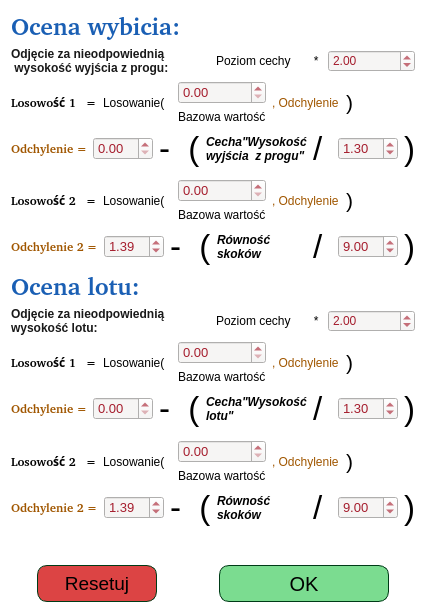
<?xml version="1.0" encoding="UTF-8"?>
<ui version="4.0">
 <class>SimulationSettingsWindow</class>
 <widget class="QDialog" name="SimulationSettingsWindow">
  <property name="geometry">
   <rect>
    <x>0</x>
    <y>0</y>
    <width>416</width>
    <height>613</height>
   </rect>
  </property>
  <property name="windowTitle">
   <string>Ustawienia symulacji</string>
  </property>
  <property name="toolTip">
   <string/>
  </property>
  <property name="styleSheet">
   <string notr="true">background-color: white;</string>
  </property>
  <layout class="QVBoxLayout" name="verticalLayout_4">
   <item>
    <widget class="QLabel" name="label">
     <property name="font">
      <font>
       <family>Quicksand [PfEd]</family>
       <pointsize>18</pointsize>
       <bold>true</bold>
      </font>
     </property>
     <property name="styleSheet">
      <string notr="true">color: rgb(26, 95, 180);</string>
     </property>
     <property name="text">
      <string>Ocena wybicia:</string>
     </property>
    </widget>
   </item>
   <item>
    <layout class="QHBoxLayout" name="horizontalLayout_15">
     <item>
      <widget class="QLabel" name="label_63">
       <property name="font">
        <font>
         <pointsize>9</pointsize>
         <bold>true</bold>
        </font>
       </property>
       <property name="styleSheet">
        <string notr="true">color: rgb(25, 25, 25);</string>
       </property>
       <property name="text">
        <string>Odjęcie za nieodpowiednią
 wysokość wyjścia z progu:</string>
       </property>
       <property name="wordWrap">
        <bool>true</bool>
       </property>
      </widget>
     </item>
     <item>
      <layout class="QHBoxLayout" name="horizontalLayout_14">
       <item>
        <widget class="QLabel" name="label_64">
         <property name="font">
          <font>
           <pointsize>9</pointsize>
          </font>
         </property>
         <property name="styleSheet">
          <string notr="true">color: black;</string>
         </property>
         <property name="text">
          <string>Poziom cechy       * </string>
         </property>
        </widget>
       </item>
       <item>
        <widget class="QDoubleSpinBox" name="doubleSpinBox_tkr_takeoffHeightMultiplier">
         <property name="font">
          <font>
           <pointsize>9</pointsize>
          </font>
         </property>
         <property name="styleSheet">
          <string notr="true">background-color: rgb(246, 245, 244);
color: rgb(165, 29, 45);</string>
         </property>
         <property name="value">
          <double>2.000000000000000</double>
         </property>
        </widget>
       </item>
      </layout>
     </item>
    </layout>
   </item>
   <item>
    <layout class="QHBoxLayout" name="horizontalLayout">
     <item>
      <widget class="QLabel" name="label_2">
       <property name="font">
        <font>
         <family>Quicksand [NONE]</family>
         <pointsize>9</pointsize>
         <bold>true</bold>
        </font>
       </property>
       <property name="styleSheet">
        <string notr="true">color: black;</string>
       </property>
       <property name="text">
        <string>Losowość 1   =</string>
       </property>
      </widget>
     </item>
     <item>
      <widget class="QLabel" name="label_3">
       <property name="font">
        <font>
         <pointsize>9</pointsize>
         <bold>false</bold>
        </font>
       </property>
       <property name="toolTip">
        <string>Rozkład normalny</string>
       </property>
       <property name="statusTip">
        <string/>
       </property>
       <property name="whatsThis">
        <string/>
       </property>
       <property name="styleSheet">
        <string notr="true">color: black;</string>
       </property>
       <property name="text">
        <string>Losowanie(</string>
       </property>
      </widget>
     </item>
     <item>
      <layout class="QVBoxLayout" name="verticalLayout">
       <item>
        <widget class="QDoubleSpinBox" name="doubleSpinBox_tkr_baseRandomBase">
         <property name="sizePolicy">
          <sizepolicy hsizetype="Minimum" vsizetype="Minimum">
           <horstretch>0</horstretch>
           <verstretch>0</verstretch>
          </sizepolicy>
         </property>
         <property name="font">
          <font>
           <pointsize>10</pointsize>
          </font>
         </property>
         <property name="styleSheet">
          <string notr="true">background-color: rgb(246, 245, 244);
color: rgb(165, 29, 45);</string>
         </property>
        </widget>
       </item>
       <item>
        <widget class="QLabel" name="label_4">
         <property name="sizePolicy">
          <sizepolicy hsizetype="Maximum" vsizetype="Maximum">
           <horstretch>0</horstretch>
           <verstretch>0</verstretch>
          </sizepolicy>
         </property>
         <property name="styleSheet">
          <string notr="true">color: black;</string>
         </property>
         <property name="text">
          <string>Bazowa wartość</string>
         </property>
        </widget>
       </item>
      </layout>
     </item>
     <item>
      <widget class="QLabel" name="label_5">
       <property name="font">
        <font>
         <pointsize>9</pointsize>
        </font>
       </property>
       <property name="styleSheet">
        <string notr="true">color: rgb(160, 86, 0);</string>
       </property>
       <property name="text">
        <string>, Odchylenie</string>
       </property>
      </widget>
     </item>
     <item>
      <widget class="QLabel" name="label_6">
       <property name="font">
        <font>
         <pointsize>16</pointsize>
        </font>
       </property>
       <property name="styleSheet">
        <string notr="true">color: black;</string>
       </property>
       <property name="text">
        <string>)</string>
       </property>
      </widget>
     </item>
    </layout>
   </item>
   <item>
    <layout class="QHBoxLayout" name="horizontalLayout_2">
     <item>
      <widget class="QLabel" name="label_7">
       <property name="font">
        <font>
         <family>Quicksand [NONE]</family>
         <pointsize>9</pointsize>
         <bold>true</bold>
        </font>
       </property>
       <property name="styleSheet">
        <string notr="true">color: rgb(160, 86, 0);</string>
       </property>
       <property name="text">
        <string>Odchylenie =</string>
       </property>
      </widget>
     </item>
     <item>
      <widget class="QDoubleSpinBox" name="doubleSpinBox_tkr_baseDevBase">
       <property name="font">
        <font>
         <pointsize>10</pointsize>
        </font>
       </property>
       <property name="styleSheet">
        <string notr="true">background-color: rgb(246, 245, 244);
color: rgb(165, 29, 45);</string>
       </property>
      </widget>
     </item>
     <item>
      <widget class="QLabel" name="label_8">
       <property name="font">
        <font>
         <pointsize>25</pointsize>
         <bold>false</bold>
        </font>
       </property>
       <property name="toolTip">
        <string>Rozkład Gaussa</string>
       </property>
       <property name="statusTip">
        <string/>
       </property>
       <property name="whatsThis">
        <string/>
       </property>
       <property name="styleSheet">
        <string notr="true">color: black;</string>
       </property>
       <property name="text">
        <string>-  (</string>
       </property>
      </widget>
     </item>
     <item>
      <layout class="QVBoxLayout" name="verticalLayout_2">
       <item>
        <widget class="QLabel" name="label_9">
         <property name="sizePolicy">
          <sizepolicy hsizetype="Maximum" vsizetype="Minimum">
           <horstretch>0</horstretch>
           <verstretch>0</verstretch>
          </sizepolicy>
         </property>
         <property name="font">
          <font>
           <pointsize>9</pointsize>
           <italic>true</italic>
           <bold>true</bold>
          </font>
         </property>
         <property name="styleSheet">
          <string notr="true">color: black;</string>
         </property>
         <property name="text">
          <string>Cecha&quot;Wysokość wyjścia  z progu&quot;</string>
         </property>
         <property name="wordWrap">
          <bool>true</bool>
         </property>
        </widget>
       </item>
      </layout>
     </item>
     <item>
      <widget class="QLabel" name="label_10">
       <property name="font">
        <font>
         <pointsize>25</pointsize>
         <bold>false</bold>
        </font>
       </property>
       <property name="toolTip">
        <string>Rozkład Gaussa</string>
       </property>
       <property name="statusTip">
        <string/>
       </property>
       <property name="whatsThis">
        <string/>
       </property>
       <property name="styleSheet">
        <string notr="true">color: black;</string>
       </property>
       <property name="text">
        <string>/ </string>
       </property>
      </widget>
     </item>
     <item>
      <widget class="QDoubleSpinBox" name="doubleSpinBox_tkr_baseDevDivider">
       <property name="font">
        <font>
         <pointsize>10</pointsize>
        </font>
       </property>
       <property name="styleSheet">
        <string notr="true">background-color: rgb(246, 245, 244);
color: rgb(165, 29, 45);</string>
       </property>
       <property name="value">
        <double>1.300000000000000</double>
       </property>
      </widget>
     </item>
     <item>
      <widget class="QLabel" name="label_11">
       <property name="font">
        <font>
         <pointsize>25</pointsize>
         <bold>false</bold>
        </font>
       </property>
       <property name="toolTip">
        <string>Rozkład Gaussa</string>
       </property>
       <property name="statusTip">
        <string/>
       </property>
       <property name="whatsThis">
        <string/>
       </property>
       <property name="styleSheet">
        <string notr="true">color: black;</string>
       </property>
       <property name="text">
        <string>)</string>
       </property>
      </widget>
     </item>
    </layout>
   </item>
   <item>
    <spacer name="verticalSpacer">
     <property name="orientation">
      <enum>Qt::Vertical</enum>
     </property>
     <property name="sizeType">
      <enum>QSizePolicy::Maximum</enum>
     </property>
     <property name="sizeHint" stdset="0">
      <size>
       <width>20</width>
       <height>13</height>
      </size>
     </property>
    </spacer>
   </item>
   <item>
    <layout class="QHBoxLayout" name="horizontalLayout_3">
     <item>
      <widget class="QLabel" name="label_12">
       <property name="font">
        <font>
         <family>Quicksand [NONE]</family>
         <pointsize>9</pointsize>
         <bold>true</bold>
        </font>
       </property>
       <property name="styleSheet">
        <string notr="true">color: black;</string>
       </property>
       <property name="text">
        <string>Losowość 2   =</string>
       </property>
      </widget>
     </item>
     <item>
      <widget class="QLabel" name="label_13">
       <property name="font">
        <font>
         <pointsize>9</pointsize>
         <bold>false</bold>
        </font>
       </property>
       <property name="toolTip">
        <string>Rozkład logarytmicznie normalny</string>
       </property>
       <property name="statusTip">
        <string/>
       </property>
       <property name="whatsThis">
        <string/>
       </property>
       <property name="styleSheet">
        <string notr="true">color: black;</string>
       </property>
       <property name="text">
        <string>Losowanie(</string>
       </property>
      </widget>
     </item>
     <item>
      <layout class="QVBoxLayout" name="verticalLayout_3">
       <item>
        <widget class="QDoubleSpinBox" name="doubleSpinBox_tkr_logRandomBase">
         <property name="sizePolicy">
          <sizepolicy hsizetype="Minimum" vsizetype="Minimum">
           <horstretch>0</horstretch>
           <verstretch>0</verstretch>
          </sizepolicy>
         </property>
         <property name="font">
          <font>
           <pointsize>10</pointsize>
          </font>
         </property>
         <property name="styleSheet">
          <string notr="true">background-color: rgb(246, 245, 244);
color: rgb(165, 29, 45);</string>
         </property>
        </widget>
       </item>
       <item>
        <widget class="QLabel" name="label_14">
         <property name="sizePolicy">
          <sizepolicy hsizetype="Maximum" vsizetype="Maximum">
           <horstretch>0</horstretch>
           <verstretch>0</verstretch>
          </sizepolicy>
         </property>
         <property name="styleSheet">
          <string notr="true">color: black;</string>
         </property>
         <property name="text">
          <string>Bazowa wartość</string>
         </property>
        </widget>
       </item>
      </layout>
     </item>
     <item>
      <widget class="QLabel" name="label_15">
       <property name="font">
        <font>
         <pointsize>9</pointsize>
        </font>
       </property>
       <property name="styleSheet">
        <string notr="true">color: rgb(160, 86, 0);</string>
       </property>
       <property name="text">
        <string>, Odchylenie</string>
       </property>
      </widget>
     </item>
     <item>
      <widget class="QLabel" name="label_16">
       <property name="font">
        <font>
         <pointsize>16</pointsize>
        </font>
       </property>
       <property name="styleSheet">
        <string notr="true">color: black;</string>
       </property>
       <property name="text">
        <string>)</string>
       </property>
      </widget>
     </item>
    </layout>
   </item>
   <item>
    <layout class="QHBoxLayout" name="horizontalLayout_4">
     <item>
      <widget class="QLabel" name="label_17">
       <property name="font">
        <font>
         <family>Quicksand [NONE]</family>
         <pointsize>9</pointsize>
         <bold>true</bold>
        </font>
       </property>
       <property name="styleSheet">
        <string notr="true">color: rgb(160, 86, 0);</string>
       </property>
       <property name="text">
        <string>Odchylenie 2 =</string>
       </property>
      </widget>
     </item>
     <item>
      <widget class="QDoubleSpinBox" name="doubleSpinBox_tkr_logDevBase">
       <property name="font">
        <font>
         <pointsize>10</pointsize>
        </font>
       </property>
       <property name="styleSheet">
        <string notr="true">background-color: rgb(246, 245, 244);
color: rgb(165, 29, 45);</string>
       </property>
       <property name="value">
        <double>1.390000000000000</double>
       </property>
      </widget>
     </item>
     <item>
      <widget class="QLabel" name="label_18">
       <property name="font">
        <font>
         <pointsize>25</pointsize>
         <bold>false</bold>
        </font>
       </property>
       <property name="toolTip">
        <string>Rozkład Gaussa</string>
       </property>
       <property name="statusTip">
        <string/>
       </property>
       <property name="whatsThis">
        <string/>
       </property>
       <property name="styleSheet">
        <string notr="true">color: black;</string>
       </property>
       <property name="text">
        <string>-  (</string>
       </property>
      </widget>
     </item>
     <item>
      <widget class="QLabel" name="label_19">
       <property name="sizePolicy">
        <sizepolicy hsizetype="Maximum" vsizetype="Minimum">
         <horstretch>0</horstretch>
         <verstretch>0</verstretch>
        </sizepolicy>
       </property>
       <property name="font">
        <font>
         <pointsize>9</pointsize>
         <italic>true</italic>
         <bold>true</bold>
        </font>
       </property>
       <property name="styleSheet">
        <string notr="true">color: black;</string>
       </property>
       <property name="text">
        <string>Równość skoków</string>
       </property>
       <property name="wordWrap">
        <bool>true</bool>
       </property>
      </widget>
     </item>
     <item>
      <widget class="QLabel" name="label_20">
       <property name="font">
        <font>
         <pointsize>25</pointsize>
         <bold>false</bold>
        </font>
       </property>
       <property name="toolTip">
        <string>Rozkład Gaussa</string>
       </property>
       <property name="statusTip">
        <string/>
       </property>
       <property name="whatsThis">
        <string/>
       </property>
       <property name="styleSheet">
        <string notr="true">color: black;</string>
       </property>
       <property name="text">
        <string>/ </string>
       </property>
      </widget>
     </item>
     <item>
      <widget class="QDoubleSpinBox" name="doubleSpinBox_tkr_logDevDivider">
       <property name="font">
        <font>
         <pointsize>10</pointsize>
        </font>
       </property>
       <property name="styleSheet">
        <string notr="true">background-color: rgb(246, 245, 244);
color: rgb(165, 29, 45);</string>
       </property>
       <property name="value">
        <double>9.000000000000000</double>
       </property>
      </widget>
     </item>
     <item>
      <widget class="QLabel" name="label_21">
       <property name="font">
        <font>
         <pointsize>25</pointsize>
         <bold>false</bold>
        </font>
       </property>
       <property name="toolTip">
        <string>Rozkład Gaussa</string>
       </property>
       <property name="statusTip">
        <string/>
       </property>
       <property name="whatsThis">
        <string/>
       </property>
       <property name="styleSheet">
        <string notr="true">color: black;</string>
       </property>
       <property name="text">
        <string>)</string>
       </property>
      </widget>
     </item>
    </layout>
   </item>
   <item>
    <spacer name="verticalSpacer_2">
     <property name="orientation">
      <enum>Qt::Vertical</enum>
     </property>
     <property name="sizeHint" stdset="0">
      <size>
       <width>20</width>
       <height>4</height>
      </size>
     </property>
    </spacer>
   </item>
   <item>
    <widget class="QLabel" name="label_47">
     <property name="font">
      <font>
       <family>Quicksand [PfEd]</family>
       <pointsize>18</pointsize>
       <bold>true</bold>
      </font>
     </property>
     <property name="styleSheet">
      <string notr="true">color: rgb(26, 95, 180);</string>
     </property>
     <property name="text">
      <string>Ocena lotu:</string>
     </property>
    </widget>
   </item>
   <item>
    <layout class="QHBoxLayout" name="horizontalLayout_16">
     <item>
      <widget class="QLabel" name="label_65">
       <property name="font">
        <font>
         <pointsize>9</pointsize>
         <bold>true</bold>
        </font>
       </property>
       <property name="styleSheet">
        <string notr="true">color: rgb(25, 25, 25);</string>
       </property>
       <property name="text">
        <string>Odjęcie za nieodpowiednią wysokość lotu:</string>
       </property>
       <property name="wordWrap">
        <bool>true</bool>
       </property>
      </widget>
     </item>
     <item>
      <layout class="QHBoxLayout" name="horizontalLayout_17">
       <item>
        <widget class="QLabel" name="label_66">
         <property name="font">
          <font>
           <pointsize>9</pointsize>
          </font>
         </property>
         <property name="styleSheet">
          <string notr="true">color: black;</string>
         </property>
         <property name="text">
          <string>Poziom cechy       * </string>
         </property>
        </widget>
       </item>
       <item>
        <widget class="QDoubleSpinBox" name="doubleSpinBox_flr_takeoffHeightMultiplier">
         <property name="font">
          <font>
           <pointsize>9</pointsize>
          </font>
         </property>
         <property name="styleSheet">
          <string notr="true">background-color: rgb(246, 245, 244);
color: rgb(165, 29, 45);</string>
         </property>
         <property name="value">
          <double>2.000000000000000</double>
         </property>
        </widget>
       </item>
      </layout>
     </item>
    </layout>
   </item>
   <item>
    <layout class="QHBoxLayout" name="horizontalLayout_11">
     <item>
      <widget class="QLabel" name="label_53">
       <property name="font">
        <font>
         <family>Quicksand [NONE]</family>
         <pointsize>9</pointsize>
         <bold>true</bold>
        </font>
       </property>
       <property name="styleSheet">
        <string notr="true">color: black;</string>
       </property>
       <property name="text">
        <string>Losowość 1   =</string>
       </property>
      </widget>
     </item>
     <item>
      <widget class="QLabel" name="label_54">
       <property name="font">
        <font>
         <pointsize>9</pointsize>
         <bold>false</bold>
        </font>
       </property>
       <property name="toolTip">
        <string>Rozkład normalny</string>
       </property>
       <property name="statusTip">
        <string/>
       </property>
       <property name="whatsThis">
        <string/>
       </property>
       <property name="styleSheet">
        <string notr="true">color: black;</string>
       </property>
       <property name="text">
        <string>Losowanie(</string>
       </property>
      </widget>
     </item>
     <item>
      <layout class="QVBoxLayout" name="verticalLayout_11">
       <item>
        <widget class="QDoubleSpinBox" name="doubleSpinBox_flr_baseRandomBase">
         <property name="sizePolicy">
          <sizepolicy hsizetype="Minimum" vsizetype="Minimum">
           <horstretch>0</horstretch>
           <verstretch>0</verstretch>
          </sizepolicy>
         </property>
         <property name="font">
          <font>
           <pointsize>10</pointsize>
          </font>
         </property>
         <property name="styleSheet">
          <string notr="true">background-color: rgb(246, 245, 244);
color: rgb(165, 29, 45);</string>
         </property>
        </widget>
       </item>
       <item>
        <widget class="QLabel" name="label_55">
         <property name="sizePolicy">
          <sizepolicy hsizetype="Maximum" vsizetype="Maximum">
           <horstretch>0</horstretch>
           <verstretch>0</verstretch>
          </sizepolicy>
         </property>
         <property name="styleSheet">
          <string notr="true">color: black;</string>
         </property>
         <property name="text">
          <string>Bazowa wartość</string>
         </property>
        </widget>
       </item>
      </layout>
     </item>
     <item>
      <widget class="QLabel" name="label_56">
       <property name="font">
        <font>
         <pointsize>9</pointsize>
        </font>
       </property>
       <property name="styleSheet">
        <string notr="true">color: rgb(160, 86, 0);</string>
       </property>
       <property name="text">
        <string>, Odchylenie</string>
       </property>
      </widget>
     </item>
     <item>
      <widget class="QLabel" name="label_57">
       <property name="font">
        <font>
         <pointsize>16</pointsize>
        </font>
       </property>
       <property name="styleSheet">
        <string notr="true">color: black;</string>
       </property>
       <property name="text">
        <string>)</string>
       </property>
      </widget>
     </item>
    </layout>
   </item>
   <item>
    <layout class="QHBoxLayout" name="horizontalLayout_10">
     <item>
      <widget class="QLabel" name="label_48">
       <property name="font">
        <font>
         <family>Quicksand [NONE]</family>
         <pointsize>9</pointsize>
         <bold>true</bold>
        </font>
       </property>
       <property name="styleSheet">
        <string notr="true">color: rgb(160, 86, 0);</string>
       </property>
       <property name="text">
        <string>Odchylenie =</string>
       </property>
      </widget>
     </item>
     <item>
      <widget class="QDoubleSpinBox" name="doubleSpinBox_flr_baseDevBase">
       <property name="font">
        <font>
         <pointsize>10</pointsize>
        </font>
       </property>
       <property name="styleSheet">
        <string notr="true">background-color: rgb(246, 245, 244);
color: rgb(165, 29, 45);</string>
       </property>
      </widget>
     </item>
     <item>
      <widget class="QLabel" name="label_49">
       <property name="font">
        <font>
         <pointsize>25</pointsize>
         <bold>false</bold>
        </font>
       </property>
       <property name="toolTip">
        <string>Rozkład Gaussa</string>
       </property>
       <property name="statusTip">
        <string/>
       </property>
       <property name="whatsThis">
        <string/>
       </property>
       <property name="styleSheet">
        <string notr="true">color: black;</string>
       </property>
       <property name="text">
        <string>-  (</string>
       </property>
      </widget>
     </item>
     <item>
      <widget class="QLabel" name="label_50">
       <property name="sizePolicy">
        <sizepolicy hsizetype="Maximum" vsizetype="Minimum">
         <horstretch>0</horstretch>
         <verstretch>0</verstretch>
        </sizepolicy>
       </property>
       <property name="font">
        <font>
         <pointsize>9</pointsize>
         <italic>true</italic>
         <bold>true</bold>
        </font>
       </property>
       <property name="styleSheet">
        <string notr="true">color: black;</string>
       </property>
       <property name="text">
        <string>Cecha&quot;Wysokość lotu&quot;</string>
       </property>
       <property name="wordWrap">
        <bool>true</bool>
       </property>
      </widget>
     </item>
     <item>
      <widget class="QLabel" name="label_51">
       <property name="font">
        <font>
         <pointsize>25</pointsize>
         <bold>false</bold>
        </font>
       </property>
       <property name="toolTip">
        <string>Rozkład Gaussa</string>
       </property>
       <property name="statusTip">
        <string/>
       </property>
       <property name="whatsThis">
        <string/>
       </property>
       <property name="styleSheet">
        <string notr="true">color: black;</string>
       </property>
       <property name="text">
        <string>/ </string>
       </property>
      </widget>
     </item>
     <item>
      <widget class="QDoubleSpinBox" name="doubleSpinBox_flr_baseDevDivider">
       <property name="font">
        <font>
         <pointsize>10</pointsize>
        </font>
       </property>
       <property name="styleSheet">
        <string notr="true">background-color: rgb(246, 245, 244);
color: rgb(165, 29, 45);</string>
       </property>
       <property name="value">
        <double>1.300000000000000</double>
       </property>
      </widget>
     </item>
     <item>
      <widget class="QLabel" name="label_52">
       <property name="font">
        <font>
         <pointsize>25</pointsize>
         <bold>false</bold>
        </font>
       </property>
       <property name="toolTip">
        <string>Rozkład Gaussa</string>
       </property>
       <property name="statusTip">
        <string/>
       </property>
       <property name="whatsThis">
        <string/>
       </property>
       <property name="styleSheet">
        <string notr="true">color: black;</string>
       </property>
       <property name="text">
        <string>)</string>
       </property>
      </widget>
     </item>
    </layout>
   </item>
   <item>
    <spacer name="verticalSpacer_3">
     <property name="orientation">
      <enum>Qt::Vertical</enum>
     </property>
     <property name="sizeType">
      <enum>QSizePolicy::Maximum</enum>
     </property>
     <property name="sizeHint" stdset="0">
      <size>
       <width>20</width>
       <height>13</height>
      </size>
     </property>
    </spacer>
   </item>
   <item>
    <layout class="QHBoxLayout" name="horizontalLayout_9">
     <item>
      <widget class="QLabel" name="label_27">
       <property name="font">
        <font>
         <family>Quicksand [NONE]</family>
         <pointsize>9</pointsize>
         <bold>true</bold>
        </font>
       </property>
       <property name="styleSheet">
        <string notr="true">color: black;</string>
       </property>
       <property name="text">
        <string>Losowość 2   =</string>
       </property>
      </widget>
     </item>
     <item>
      <widget class="QLabel" name="label_43">
       <property name="font">
        <font>
         <pointsize>9</pointsize>
         <bold>false</bold>
        </font>
       </property>
       <property name="toolTip">
        <string>Rozkład logarytmicznie normalny</string>
       </property>
       <property name="statusTip">
        <string/>
       </property>
       <property name="whatsThis">
        <string/>
       </property>
       <property name="styleSheet">
        <string notr="true">color: black;</string>
       </property>
       <property name="text">
        <string>Losowanie(</string>
       </property>
      </widget>
     </item>
     <item>
      <layout class="QVBoxLayout" name="verticalLayout_9">
       <item>
        <widget class="QDoubleSpinBox" name="doubleSpinBox_flr_logRandomBase">
         <property name="sizePolicy">
          <sizepolicy hsizetype="Minimum" vsizetype="Minimum">
           <horstretch>0</horstretch>
           <verstretch>0</verstretch>
          </sizepolicy>
         </property>
         <property name="font">
          <font>
           <pointsize>10</pointsize>
          </font>
         </property>
         <property name="styleSheet">
          <string notr="true">background-color: rgb(246, 245, 244);
color: rgb(165, 29, 45);</string>
         </property>
        </widget>
       </item>
       <item>
        <widget class="QLabel" name="label_44">
         <property name="sizePolicy">
          <sizepolicy hsizetype="Maximum" vsizetype="Maximum">
           <horstretch>0</horstretch>
           <verstretch>0</verstretch>
          </sizepolicy>
         </property>
         <property name="styleSheet">
          <string notr="true">color: black;</string>
         </property>
         <property name="text">
          <string>Bazowa wartość</string>
         </property>
        </widget>
       </item>
      </layout>
     </item>
     <item>
      <widget class="QLabel" name="label_45">
       <property name="font">
        <font>
         <pointsize>9</pointsize>
        </font>
       </property>
       <property name="styleSheet">
        <string notr="true">color: rgb(160, 86, 0);</string>
       </property>
       <property name="text">
        <string>, Odchylenie</string>
       </property>
      </widget>
     </item>
     <item>
      <widget class="QLabel" name="label_46">
       <property name="font">
        <font>
         <pointsize>16</pointsize>
        </font>
       </property>
       <property name="styleSheet">
        <string notr="true">color: black;</string>
       </property>
       <property name="text">
        <string>)</string>
       </property>
      </widget>
     </item>
    </layout>
   </item>
   <item>
    <layout class="QHBoxLayout" name="horizontalLayout_12">
     <item>
      <widget class="QLabel" name="label_58">
       <property name="font">
        <font>
         <family>Quicksand [NONE]</family>
         <pointsize>9</pointsize>
         <bold>true</bold>
        </font>
       </property>
       <property name="styleSheet">
        <string notr="true">color: rgb(160, 86, 0);</string>
       </property>
       <property name="text">
        <string>Odchylenie 2 =</string>
       </property>
      </widget>
     </item>
     <item>
      <widget class="QDoubleSpinBox" name="doubleSpinBox_flr_logDevBase">
       <property name="font">
        <font>
         <pointsize>10</pointsize>
        </font>
       </property>
       <property name="styleSheet">
        <string notr="true">background-color: rgb(246, 245, 244);
color: rgb(165, 29, 45);</string>
       </property>
       <property name="value">
        <double>1.390000000000000</double>
       </property>
      </widget>
     </item>
     <item>
      <widget class="QLabel" name="label_59">
       <property name="font">
        <font>
         <pointsize>25</pointsize>
         <bold>false</bold>
        </font>
       </property>
       <property name="toolTip">
        <string>Rozkład Gaussa</string>
       </property>
       <property name="statusTip">
        <string/>
       </property>
       <property name="whatsThis">
        <string/>
       </property>
       <property name="styleSheet">
        <string notr="true">color: black;</string>
       </property>
       <property name="text">
        <string>-  (</string>
       </property>
      </widget>
     </item>
     <item>
      <layout class="QVBoxLayout" name="verticalLayout_12">
       <item>
        <widget class="QLabel" name="label_60">
         <property name="sizePolicy">
          <sizepolicy hsizetype="Maximum" vsizetype="Minimum">
           <horstretch>0</horstretch>
           <verstretch>0</verstretch>
          </sizepolicy>
         </property>
         <property name="font">
          <font>
           <pointsize>9</pointsize>
           <italic>true</italic>
           <bold>true</bold>
          </font>
         </property>
         <property name="styleSheet">
          <string notr="true">color: black;</string>
         </property>
         <property name="text">
          <string>Równość skoków</string>
         </property>
         <property name="wordWrap">
          <bool>true</bool>
         </property>
        </widget>
       </item>
      </layout>
     </item>
     <item>
      <widget class="QLabel" name="label_61">
       <property name="font">
        <font>
         <pointsize>25</pointsize>
         <bold>false</bold>
        </font>
       </property>
       <property name="toolTip">
        <string>Rozkład Gaussa</string>
       </property>
       <property name="statusTip">
        <string/>
       </property>
       <property name="whatsThis">
        <string/>
       </property>
       <property name="styleSheet">
        <string notr="true">color: black;</string>
       </property>
       <property name="text">
        <string>/ </string>
       </property>
      </widget>
     </item>
     <item>
      <widget class="QDoubleSpinBox" name="doubleSpinBox_flr_logDevDivider">
       <property name="font">
        <font>
         <pointsize>10</pointsize>
        </font>
       </property>
       <property name="styleSheet">
        <string notr="true">background-color: rgb(246, 245, 244);
color: rgb(165, 29, 45);</string>
       </property>
       <property name="value">
        <double>9.000000000000000</double>
       </property>
      </widget>
     </item>
     <item>
      <widget class="QLabel" name="label_62">
       <property name="font">
        <font>
         <pointsize>25</pointsize>
         <bold>false</bold>
        </font>
       </property>
       <property name="toolTip">
        <string>Rozkład Gaussa</string>
       </property>
       <property name="statusTip">
        <string/>
       </property>
       <property name="whatsThis">
        <string/>
       </property>
       <property name="styleSheet">
        <string notr="true">color: black;</string>
       </property>
       <property name="text">
        <string>)</string>
       </property>
      </widget>
     </item>
    </layout>
   </item>
   <item>
    <spacer name="verticalSpacer_4">
     <property name="orientation">
      <enum>Qt::Vertical</enum>
     </property>
     <property name="sizeHint" stdset="0">
      <size>
       <width>20</width>
       <height>40</height>
      </size>
     </property>
    </spacer>
   </item>
   <item>
    <layout class="QHBoxLayout" name="horizontalLayout_13">
     <item>
      <spacer name="horizontalSpacer_3">
       <property name="orientation">
        <enum>Qt::Horizontal</enum>
       </property>
       <property name="sizeType">
        <enum>QSizePolicy::Ignored</enum>
       </property>
       <property name="sizeHint" stdset="0">
        <size>
         <width>40</width>
         <height>20</height>
        </size>
       </property>
      </spacer>
     </item>
     <item>
      <widget class="QPushButton" name="pushButton_submit_2">
       <property name="minimumSize">
        <size>
         <width>120</width>
         <height>37</height>
        </size>
       </property>
       <property name="maximumSize">
        <size>
         <width>170</width>
         <height>37</height>
        </size>
       </property>
       <property name="font">
        <font>
         <family>Ubuntu</family>
         <pointsize>14</pointsize>
        </font>
       </property>
       <property name="focusPolicy">
        <enum>Qt::StrongFocus</enum>
       </property>
       <property name="styleSheet">
        <string notr="true">QPushButton{
border: 1px solid rgb(0, 59, 23);
border-radius: 10px;
color: rgb(0, 0, 0);
background-color:rgb(220, 68, 68);
}
QPushButton:hover{
background-color:rgb(250, 90, 90);
}</string>
       </property>
       <property name="text">
        <string>Resetuj</string>
       </property>
      </widget>
     </item>
     <item>
      <spacer name="horizontalSpacer_2">
       <property name="orientation">
        <enum>Qt::Horizontal</enum>
       </property>
       <property name="sizeType">
        <enum>QSizePolicy::Maximum</enum>
       </property>
       <property name="sizeHint" stdset="0">
        <size>
         <width>70</width>
         <height>20</height>
        </size>
       </property>
      </spacer>
     </item>
     <item>
      <widget class="QPushButton" name="pushButton_submit">
       <property name="minimumSize">
        <size>
         <width>170</width>
         <height>37</height>
        </size>
       </property>
       <property name="maximumSize">
        <size>
         <width>170</width>
         <height>37</height>
        </size>
       </property>
       <property name="font">
        <font>
         <family>Ubuntu</family>
         <pointsize>15</pointsize>
        </font>
       </property>
       <property name="focusPolicy">
        <enum>Qt::StrongFocus</enum>
       </property>
       <property name="styleSheet">
        <string notr="true">QPushButton{
border: 1px solid rgb(0, 59, 23);
border-radius: 10px;
color: rgb(0, 0, 0);
background-color: rgb(123, 220, 144);
}
QPushButton:hover{
background-color: rgb(153, 253, 174);
}</string>
       </property>
       <property name="text">
        <string>OK</string>
       </property>
      </widget>
     </item>
     <item>
      <spacer name="horizontalSpacer">
       <property name="orientation">
        <enum>Qt::Horizontal</enum>
       </property>
       <property name="sizeHint" stdset="0">
        <size>
         <width>40</width>
         <height>20</height>
        </size>
       </property>
      </spacer>
     </item>
    </layout>
   </item>
  </layout>
 </widget>
 <resources/>
 <connections/>
</ui>
